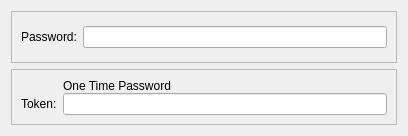
<?xml version="1.0" encoding="UTF-8"?>
<ui version="4.0">
 <class>FortisslvpnAuth</class>
 <widget class="QWidget" name="FortisslvpnAuth">
  <property name="geometry">
   <rect>
    <x>0</x>
    <y>0</y>
    <width>408</width>
    <height>136</height>
   </rect>
  </property>
  <layout class="QVBoxLayout" name="verticalLayout">
   <item>
    <widget class="QFrame" name="passwordFrame">
     <property name="frameShape">
      <enum>QFrame::StyledPanel</enum>
     </property>
     <property name="frameShadow">
      <enum>QFrame::Raised</enum>
     </property>
     <layout class="QHBoxLayout" name="horizontalLayout">
      <item>
       <widget class="QLabel" name="passwordLabel">
        <property name="text">
         <string>Password:</string>
        </property>
        <property name="wordWrap">
         <bool>false</bool>
        </property>
        <property name="buddy">
         <cstring>password</cstring>
        </property>
       </widget>
      </item>
      <item>
       <widget class="PasswordField" name="password">
        <property name="passwordModeEnabled" stdset="0">
         <bool>true</bool>
        </property>
       </widget>
      </item>
     </layout>
    </widget>
   </item>
   <item>
    <widget class="QFrame" name="otpFrame">
     <property name="frameShape">
      <enum>QFrame::StyledPanel</enum>
     </property>
     <property name="frameShadow">
      <enum>QFrame::Raised</enum>
     </property>
     <layout class="QGridLayout" name="gridLayout">
      <property name="verticalSpacing">
       <number>0</number>
      </property>
      <item row="0" column="1">
       <widget class="QLabel" name="labelOtp">
        <property name="text">
         <string>One Time Password</string>
        </property>
       </widget>
      </item>
      <item row="1" column="0">
       <widget class="QLabel" name="otpLabel">
        <property name="text">
         <string>Token:</string>
        </property>
       </widget>
      </item>
      <item row="1" column="1">
       <widget class="PasswordField" name="otp">
        <property name="passwordModeEnabled" stdset="0">
         <bool>true</bool>
        </property>
       </widget>
      </item>
     </layout>
    </widget>
   </item>
  </layout>
 </widget>
 <customwidgets>
  <customwidget>
   <class>PasswordField</class>
   <extends>QLineEdit</extends>
   <header>passwordfield.h</header>
  </customwidget>
 </customwidgets>
 <resources/>
 <connections/>
</ui>
